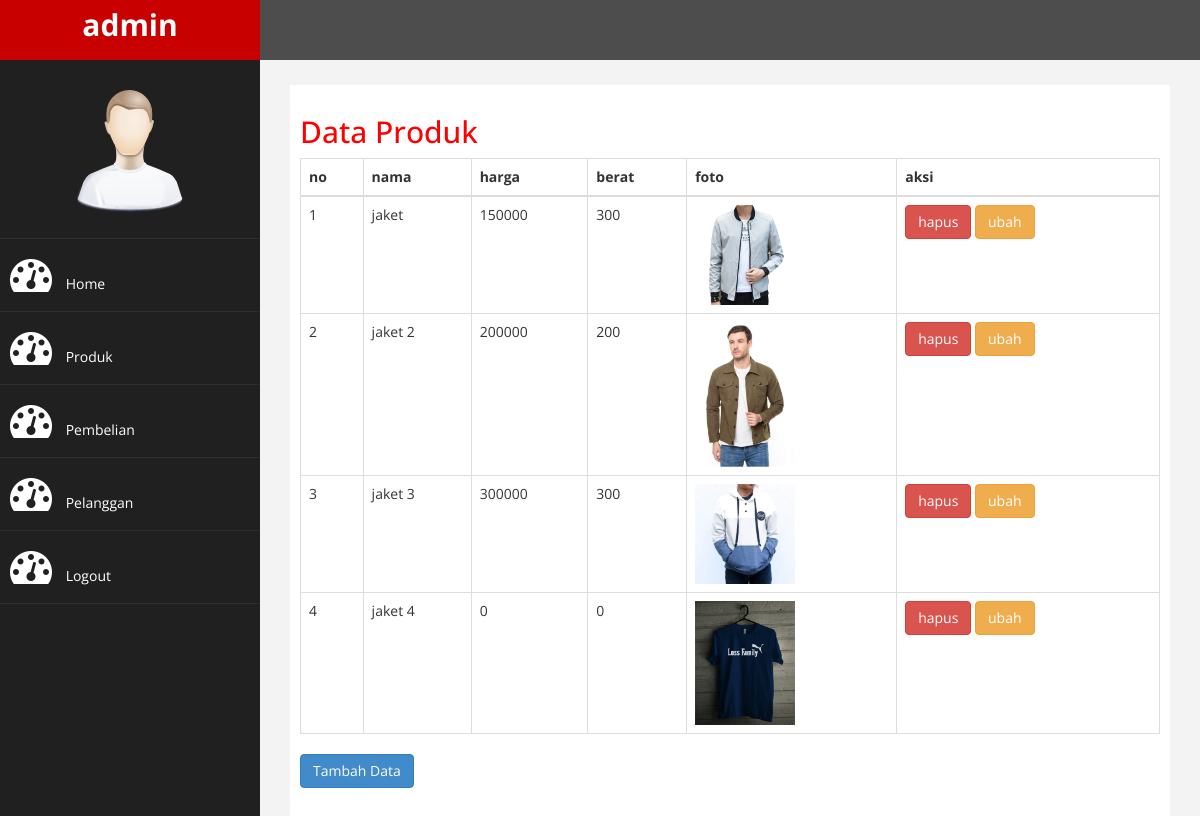
/trainittoko/admin/index.php?halaman=produk (signed in), run on the app's committed database.
### tables this page shows
CREATE TABLE `produk` (
  `id_produk` int(11) NOT NULL,
  `nama_produk` varchar(100) NOT NULL,
  `harga_produk` int(11) NOT NULL,
  `berat_produk` int(11) NOT NULL,
  `foto_produk` varchar(100) NOT NULL,
  `deskripsi_produk` text NOT NULL,
  `stok_produk` int(5) NOT NULL
);

### trainittoko/admin/produk.php (the view)
<h2>Data Produk</h2>
<table class="table table-bordered">
	<thead>
		<tr>
			<th>no</th>
			<th>nama</th>
			<th>harga</th>
			<th>berat</th>
			<th>foto</th>
			<th>aksi</th>
		</tr>
	</thead>
	<tbody>
		<?php $nomor=1; ?>
		<?php $ambil=$koneksi->query("SELECT * FROM Produk"); ?>
		<?php while($pecah = $ambil->fetch_assoc()){ ?>
		<tr>
			<td><?php echo $nomor; ?></td>
			<td><?php echo $pecah['nama_produk'] ?></td>
			<td><?php echo $pecah['harga_produk'] ?></td>
			<td><?php echo $pecah['berat_produk'] ?></td>
			<td>
				<img src="../foto_produk/<?php echo $pecah['foto_produk'] ?>" width="100">
			</td>
			<td>
				<a href="index.php?halaman=hapusproduk&id=<?php echo $pecah['id_produk']; ?>" class="btn-danger btn">hapus</a>
				<a href="index.php?halaman=ubahproduk&id=<?php echo $pecah['id_produk']; ?>" class="btn btn-warning">ubah</a>
			</td>
		</tr>
		<?php $nomor++; ?>
	<?php } ?>
	</tbody>
</table>
<a href="index.php?halaman=tambahproduk" class="btn btn-primary">Tambah Data</a>

### trainittoko/admin/assets/css/custom.css (style rules this page uses)
body { font-family: 'Open Sans', sans-serif; }
h2 { color: #f00; }

### data on the page
produk: nama_produk "jaket", harga_produk "150000", berat_produk "300", foto_produk (picture)
produk: nama_produk "jaket 2", harga_produk "200000", berat_produk "200", foto_produk (picture)
produk: nama_produk "jaket 3", harga_produk "300000", berat_produk "300", foto_produk (picture)
produk: nama_produk "jaket 4", harga_produk "0", berat_produk "0", foto_produk (picture)
